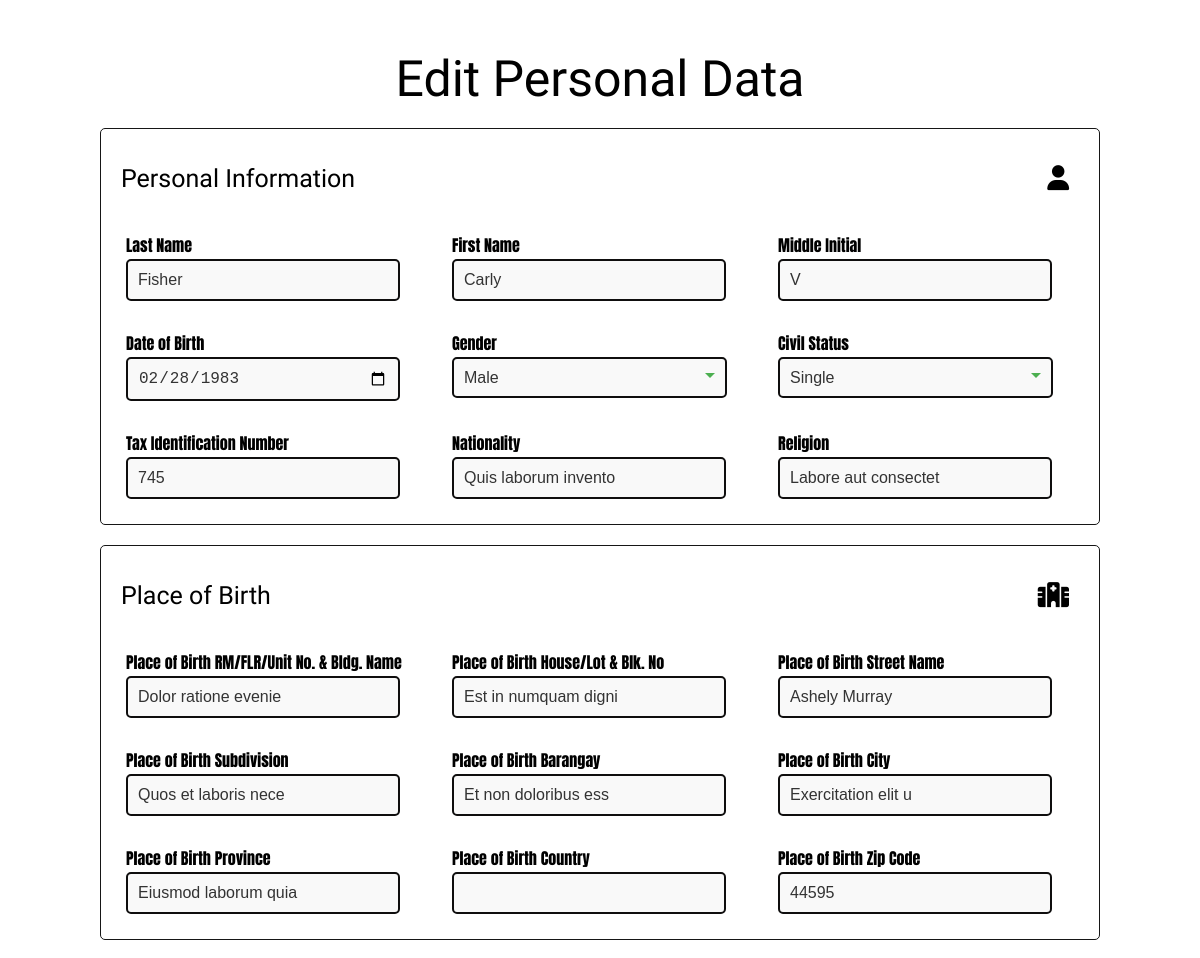
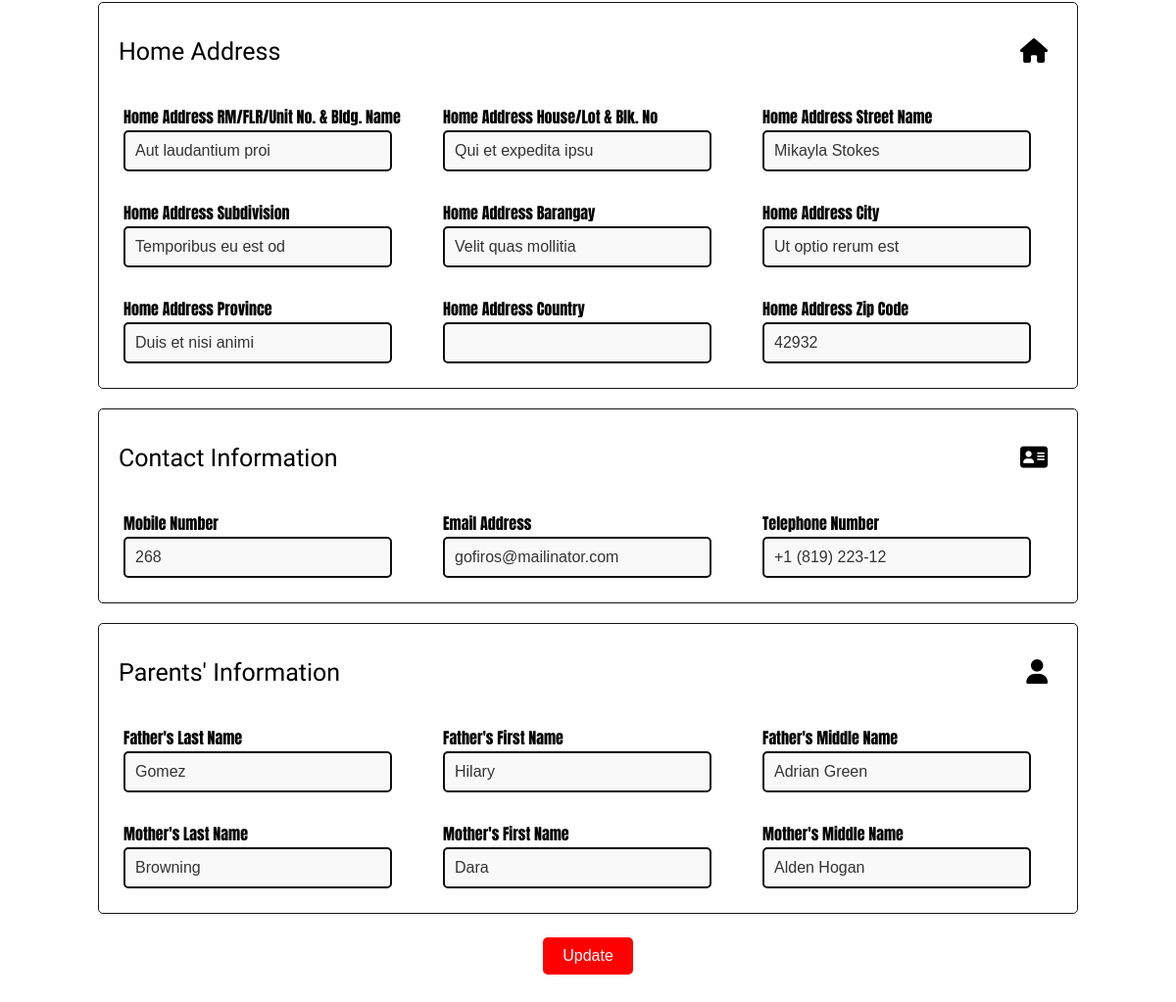
The app's page /edit_item.php?id=2 with its own data (2 pictures, top to bottom).
### tables this page shows
CREATE TABLE `personal_data` (
  `id` int(11) NOT NULL,
  `last_name` varchar(50) DEFAULT NULL,
  `first_name` varchar(50) DEFAULT NULL,
  `middle_initial` char(1) DEFAULT NULL,
  `date_of_birth` date DEFAULT NULL,
  `gender` enum('Male','Female') DEFAULT NULL,
  `civil_status` enum('Single','Married','Widowed','Legally Separated','Others') DEFAULT NULL,
  `other_civil_status` varchar(50) DEFAULT NULL,
  `tax_identification_number` varchar(15) DEFAULT NULL,
  `nationality` varchar(50) DEFAULT NULL,
  `religion` varchar(50) DEFAULT NULL,
  `place_of_birth_rm_flr_unit` varchar(50) DEFAULT NULL,
  `place_of_birth_house_lot_blk` varchar(50) DEFAULT NULL,
  `place_of_birth_street_name` varchar(100) DEFAULT NULL,
  `place_of_birth_subdivision` varchar(100) DEFAULT NULL,
  `place_of_birth_barangay` varchar(100) DEFAULT NULL,
  `place_of_birth_city` varchar(100) DEFAULT NULL,
  `place_of_birth_province` varchar(100) DEFAULT NULL,
  `place_of_birth_country` enum('Afghanistan','Albania','Algeria','Andorra','Angola','Antigua and Barbuda','Argentina','Armenia','Australia','Austria','Azerbaijan','Bahamas','Bahrain','Bangladesh','Barbados','Belarus','Belgium','Belize','Benin','Bhutan','Bolivia','Bosnia and Herzegovina','Botswana','Brazil','Brunei','Bulgaria','Burkina Faso','Burundi','Cambodia','Cameroon','Canada','Central African Republic','Chad','Chile','China','Colombia','Comoros','Congo','Costa Rica','Côte d''Ivoire','Croatia','Cuba','Cyprus','Czech Republic','Denmark','Djibouti','Dominica','Dominican Republic','Ecuador','Egypt','El Salvador','Equatorial Guinea','Eritrea','Estonia','Ethiopia','Fiji','Finland','France','Gabon','Gambia','Georgia','Germany','Ghana','Greece','Grenada','Guatemala','Guinea','Guinea-Bissau','Guyana','Haiti','Honduras','Hungary','Iceland','India','Indonesia','Iran','Iraq','Ireland','Israel','Italy','Jamaica','Japan','Jordan','Kazakhstan','Kenya','Kiribati','North Korea','South Korea','Kosovo','Kuwait','Kyrgyzstan','Laos','Latvia','Lebanon','Lesotho','Liberia','Libya','Lithuania','Luxembourg','Macedonia','Madagascar','Malawi','Malaysia','Maldives','Mali','Malta','Marshall Islands','Mauritania','Mauritius','Mexico','Micronesia','Moldova','Monaco','Mongolia','Montenegro','Morocco','Mozambique','Myanmar','Namibia','Nauru','Nepal','Netherlands','New Zealand','Nicaragua','Niger','Nigeria','Norway','Oman','Pakistan','Palau','Panama','Papua New Guinea','Paraguay','Peru','Philippines','Poland','Portugal','Qatar','Romania','Russia','Rwanda','Saint Kitts and Nevis','Saint Lucia','Saint Vincent and the Grenadines','Samoa','San Marino','Sao Tome and Principe','Saudi Arabia','Senegal','Serbia','Seychelles','Sierra Leone','Singapore','Sint Maarten','Slovakia','Slovenia','Solomon Islands','Somalia','South Africa','South Sudan','Spain','Sri Lanka','Sudan','Suriname','Swaziland','Sweden','Switzerland','Syria','Tajikistan','Tanzania','Thailand','Timor-Leste','Togo','Tonga','Trinidad and Tobago','Tunisia','Turkey','Turkmenistan','Tuvalu','Uganda','Ukraine','United Arab Emirates','United Kingdom','United States','Uruguay','Uzbekistan','Vanuatu','Vatican City','Venezuela','Vietnam','Yemen','Zambia','Zimbabwe') DEFAULT NULL,
  `place_of_birth_zip_code` varchar(10) DEFAULT NULL,
  `home_address_rm_flr_unit` varchar(50) DEFAULT NULL,
  `home_address_house_lot_blk` varchar(50) DEFAULT NULL,
  `home_address_street_name` varchar(100) DEFAULT NULL,
  `home_address_subdivision` varchar(100) DEFAULT NULL,
  `home_address_barangay` varchar(100) DEFAULT NULL,
  `home_address_city` varchar(100) DEFAULT NULL,
  `home_address_province` varchar(100) DEFAULT NULL,
  `home_address_country` enum('Afghanistan','Albania','Algeria','Andorra','Angola','Antigua and Barbuda','Argentina','Armenia','Australia','Austria','Azerbaijan','Bahamas','Bahrain','Bangladesh','Barbados','Belarus','Belgium','Belize','Benin','Bhutan','Bolivia','Bosnia and Herzegovina','Botswana','Brazil','Brunei','Bulgaria','Burkina Faso','Burundi','Cambodia','Cameroon','Canada','Central African Republic','Chad','Chile','China','Colombia','Comoros','Congo','Costa Rica','Côte d''Ivoire','Croatia','Cuba','Cyprus','Czech Republic','Denmark','Djibouti','Dominica','Dominican Republic','Ecuador','Egypt','El Salvador','Equatorial Guinea','Eritrea','Estonia','Ethiopia','Fiji','Finland','France','Gabon','Gambia','Georgia','Germany','Ghana','Greece','Grenada','Guatemala','Guinea','Guinea-Bissau','Guyana','Haiti','Honduras','Hungary','Iceland','India','Indonesia','Iran','Iraq','Ireland','Israel','Italy','Jamaica','Japan','Jordan','Kazakhstan','Kenya','Kiribati','North Korea','South Korea','Kosovo','Kuwait','Kyrgyzstan','Laos','Latvia','Lebanon','Lesotho','Liberia','Libya','Lithuania','Luxembourg','Macedonia','Madagascar','Malawi','Malaysia','Maldives','Mali','Malta','Marshall Islands','Mauritania','Mauritius','Mexico','Micronesia','Moldova','Monaco','Mongolia','Montenegro','Morocco','Mozambique','Myanmar','Namibia','Nauru','Nepal','Netherlands','New Zealand','Nicaragua','Niger','Nigeria','Norway','Oman','Pakistan','Palau','Panama','Papua New Guinea','Paraguay','Peru','Philippines','Poland','Portugal','Qatar','Romania','Russia','Rwanda','Saint Kitts and Nevis','Saint Lucia','Saint Vincent and the Grenadines','Samoa','San Marino','Sao Tome and Principe','Saudi Arabia','Senegal','Serbia','Seychelles','Sierra Leone','Singapore','Sint Maarten','Slovakia','Slovenia','Solomon Islands','Somalia','South Africa','South Sudan','Spain','Sri Lanka','Sudan','Suriname','Swaziland','Sweden','Switzerland','Syria','Tajikistan','Tanzania','Thailand','Timor-Leste','Togo','Tonga','Trinidad and Tobago','Tunisia','Turkey','Turkmenistan','Tuvalu','Uganda','Ukraine','United Arab Emirates','United Kingdom','United States','Uruguay','Uzbekistan','Vanuatu','Vatican City','Venezuela','Vietnam','Yemen','Zambia','Zimbabwe') DEFAULT NULL,
  `home_address_zip_code` varchar(10) DEFAULT NULL,
  `mobile_number` varchar(15) DEFAULT NULL,
  `email_address` varchar(100) DEFAULT NULL,
  `telephone_number` varchar(15) DEFAULT NULL,
  `father_last_name` varchar(50) DEFAULT NULL,
  `father_first_name` varchar(50) DEFAULT NULL,
  `father_middle_name` varchar(50) DEFAULT NULL,
  `mother_last_name` varchar(50) DEFAULT NULL,
  `mother_first_name` varchar(50) DEFAULT NULL,
  `mother_middle_name` varchar(50) DEFAULT NULL
);

### edit_item.php (the view, shortened to what the rows shown need)
<?php
$servername = "localhost";
$username = "root";
$password = "";
$dbname = "personal_data_db";
$conn = new mysqli($servername, $username, $password, $dbname);
$id = isset($_GET['id']) ? intval($_GET['id']) : 0;
$sql = "SELECT * FROM personal_data WHERE id = $id";
$result = $conn->query($sql);
$row = $result->fetch_assoc();
?>
<!DOCTYPE html>
<html lang="en">
<head>
    <link rel="stylesheet" href="https://cdnjs.cloudflare.com/ajax/libs/font-awesome/6.7.2/css/all.min.css" />
</head>
<body>
<div class="container">
    <h2>Edit Personal Data</h2>
    <form action="update_item.php" method="POST">
        <div class="section">
        <div class="data-grid">
            <div class="data-item">
                <div>
                    <input type="text" name="last_name" value="<?php echo htmlspecialchars($row['last_name']); ?>" required><br>
                </div>
            </div>
            <div class="data-item">
                <div>
                    <input type="text" name="first_name" value="<?php echo htmlspecialchars($row['first_name']); ?>" required><br>
                </div>
            </div>
            <div class="data-item">
                <div>
                    <input type="text" name="middle_initial" value="<?php echo htmlspecialchars($row['middle_initial']); ?>"><br>
                </div>
            </div>
            <div class="data-item">
                <div>
                    <input type="date" name="date_of_birth" value="<?php echo htmlspecialchars($row['date_of_birth']); ?>"><br>
                </div>
            </div>
            <div class="data-item">
                <div>
                    <select name="gender">
                        <option value="Male" <?php echo ($row['gender'] == 'Male') ? 'selected' : ''; ?>>Male</option>
                    </select><br>
                </div>
            </div>
            <div class="data-item">
                <div>
                    <select name="civil_status" id="civil_status">
                        <option value="Single" <?php echo ($row['civil_status'] == 'Single') ? 'selected' : ''; ?>>Single</option>
                    </select>
                </div>
            </div>
            <div class="data-item">
                <div>
                    <input type="text" name="tax_identification_number" value="<?php echo htmlspecialchars($row['tax_identification_number']); ?>"><br>
                </div>
            </div>
            <div class="data-item">
                <div>
                    <input type="text" name="nationality" value="<?php echo htmlspecialchars($row['nationality']); ?>"><br>
                </div>
            </div>
            <div class="data-item">
                <div>
                    <input type="text" name="religion" value="<?php echo htmlspecialchars($row['religion']); ?>"><br>
                </div>
            </div>
        </div>
        </div>
        <div class="section">
        <div class="data-grid">
            <div class="data-item">
                <div>
                    <input type="text" name="place_of_birth_rm_flr_unit" value="<?php echo htmlspecialchars($row['place_of_birth_rm_flr_unit']); ?>"><br>
                </div>
            </div>
            <div class="data-item">
                <div>
                    <input type="text" name="place_of_birth_house_lot_blk" value="<?php echo htmlspecialchars($row['place_of_birth_house_lot_blk']); ?>"><br>
                </div>
            </div>
            <div class="data-item">
                <div>
                    <input type="text" name="place_of_birth_street_name" value="<?php echo htmlspecialchars($row['place_of_birth_street_name']); ?>"><br>
                </div>
            </div>
            <div class="data-item">
                <div>
                    <input type="text" name="place_of_birth_subdivision" value="<?php echo htmlspecialchars($row['place_of_birth_subdivision']); ?>"><br>
                </div>
            </div>
            <div class="data-item">
                <div>
                    <input type="text" name="place_of_birth_barangay" value="<?php echo htmlspecialchars($row['place_of_birth_barangay']); ?>"><br>
                </div>
            </div>
            <div class="data-item">
                <div>
                    <input type="text" name="place_of_birth_city" value="<?php echo htmlspecialchars($row['place_of_birth_city']); ?>"><br>
                </div>
            </div>
            <div class="data-item">
                <div>
                    <input type="text" name="place_of_birth_province" value="<?php echo htmlspecialchars($row['place_of_birth_province']); ?>"><br>
                </div>
            </div>
            <div class="data-item">
                <div>
                    <input type="text" name="place_of_birth_zip_code" value="<?php echo htmlspecialchars($row['place_of_birth_zip_code']); ?>"><br>
                </div>
            </div>
        </div>
        </div>
        <div class="section">
        <div class="data-grid">
            <div class="data-item">
                <div>
                    <input type="text" name="home_address_rm_flr_unit" value="<?php echo htmlspecialchars($row['home_address_rm_flr_unit']); ?>"><br>
                </div>
            </div>
            <div class="data-item">
                <div>
                    <input type="text" name="home_address_house_lot_blk" value="<?php echo htmlspecialchars($row['home_address_house_lot_blk']); ?>"><br>
                </div>
            </div>
            <div class="data-item">
                <div>
                    <input type="text" name="home_address_street_name" value="<?php echo htmlspecialchars($row['home_address_street_name']); ?>"><br>
                </div>
            </div>
            <div class="data-item">
                <div>
                    <input type="text" name="home_address_subdivision" value="<?php echo htmlspecialchars($row['home_address_subdivision']); ?>"><br>
                </div>
            </div>
            <div class="data-item">
                <div>
                    <input type="text" name="home_address_barangay" value="<?php echo htmlspecialchars($row['home_address_barangay']); ?>"><br>
                </div>
            </div>
            <div class="data-item">
                <div>
                    <input type="text" name="home_address_city" value="<?php echo htmlspecialchars($row['home_address_city']); ?>"><br>
                </div>
            </div>
            <div class="data-item">
                <div>
                    <input type="text" name="home_address_province" value="<?php echo htmlspecialchars($row['home_address_province']); ?>"><br>
                </div>
            </div>
            <div class="data-item">
                <div>
                    <input type="text" name="home_address_zip_code" value="<?php echo htmlspecialchars($row['home_address_zip_code']); ?>"><br>
                </div>
            </div>
        </div>
        </div>
        <div class="section">
        <div class="data-grid">
            <div class="data-item">
                <div>
                    <input type="text" name="mobile_number" value="<?php echo htmlspecialchars($row['mobile_number']); ?>"><br>
                </div>
            </div>
            <div class="data-item">
                <div>
                    <input type="email" name="email_address" value="<?php echo htmlspecialchars($row['email_address']); ?>"><br>
                </div>
            </div>
            <div class="data-item">
                <div>
                    <input type="text" name="telephone_number" value="<?php echo htmlspecialchars($row['telephone_number']); ?>"><br>
                </div>
            </div>
        </div>
        </div>
        <div class="section">
        <div class="data-grid">
            <div class="data-item">
                <div>
                    <input type="text" name="father_last_name" value="<?php echo htmlspecialchars($row['father_last_name']); ?>"><br>
                </div>
            </div>
            <div class="data-item">
                <div>
                    <input type="text" name="father_first_name" value="<?php echo htmlspecialchars($row['father_first_name']); ?>"><br>
                </div>
            </div>
            <div class="data-item">
                <div>
                    <input type="text" name="father_middle_name" value="<?php echo htmlspecialchars($row['father_middle_name']); ?>"><br>
                </div>
            </div>
            <div class="data-item">
                <div>
                    <input type="text" name="mother_last_name" value="<?php echo htmlspecialchars($row['mother_last_name']); ?>"><br>
                </div>
            </div>
            <div class="data-item">
                <div>
                    <input type="text" name="mother_first_name" value="<?php echo htmlspecialchars($row['mother_first_name']); ?>"><br>
                </div>
            </div>
            <div class="data-item">
                <div>
                    <input type="text" name="mother_middle_name" value="<?php echo htmlspecialchars($row['mother_middle_name']); ?>"><br>
                </div>
            </div>
        </div>
        </div>
    </form>
</div>
</body>
</html>

### records on screen
personal_data: last_name "Fisher", first_name "Carly", middle_initial "V", date_of_birth "02/28/1983", gender "Male", civil_status "Single", tax_identification_number "745", nationality "Quis laborum invento", religion "Labore aut consectet", place_of_birth_rm_flr_unit "Dolor ratione evenie", place_of_birth_house_lot_blk "Est in numquam digni", place_of_birth_street_name "Ashely Murray", place_of_birth_subdivision "Quos et laboris nece", place_of_birth_barangay "Et non doloribus ess", place_of_birth_city "Exercitation elit u", place_of_birth_province "Eiusmod laborum quia", place_of_birth_zip_code "44595", home_address_rm_flr_unit "Aut laudantium proi", home_address_house_lot_blk "Qui et expedita ipsu", home_address_street_name "Mikayla Stokes", home_address_subdivision "Temporibus eu est od", home_address_barangay "Velit quas mollitia", home_address_city "Ut optio rerum est", home_address_province "Duis et nisi animi", home_address_zip_code "42932", mobile_number "268", email_address "gofiros@mailinator.com", telephone_number "+1 (819) 223-12", father_last_name "Gomez", father_first_name "Hilary", father_middle_name "Adrian Green", mother_last_name "Browning", mother_first_name "Dara", mother_middle_name "Alden Hogan"
